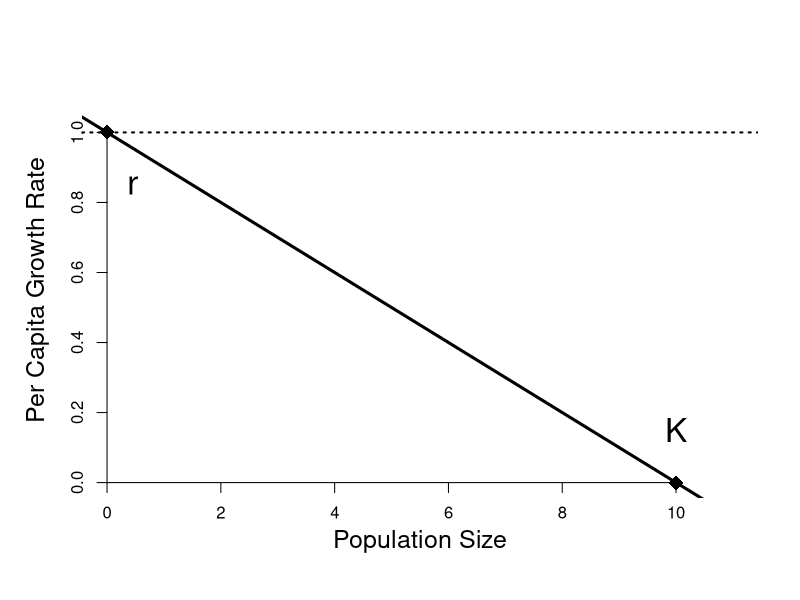
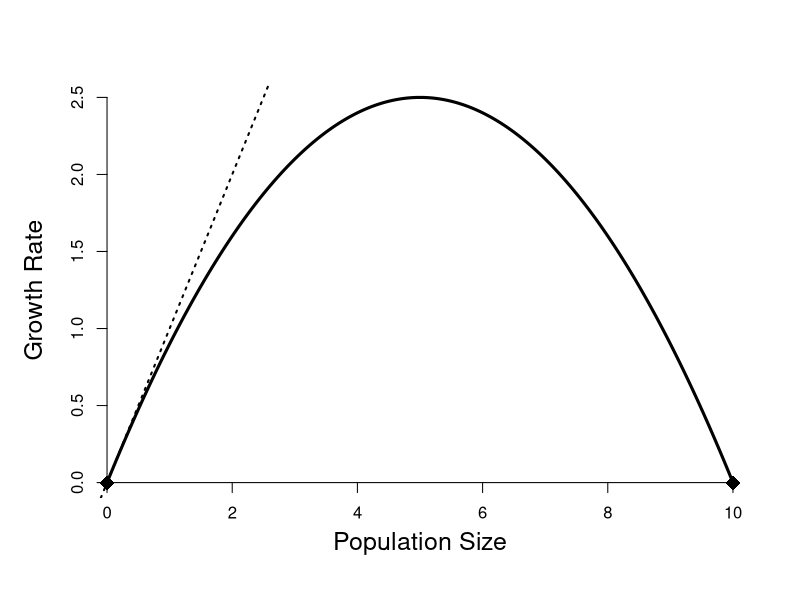
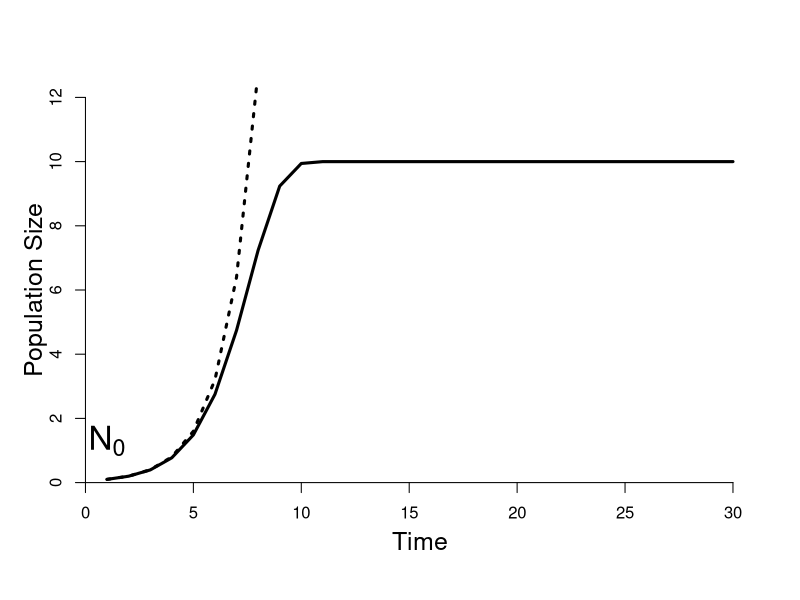
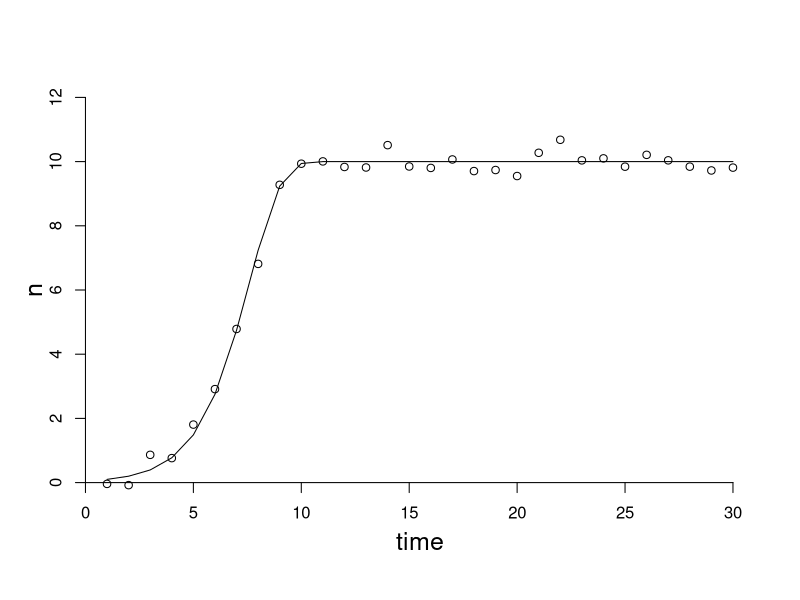
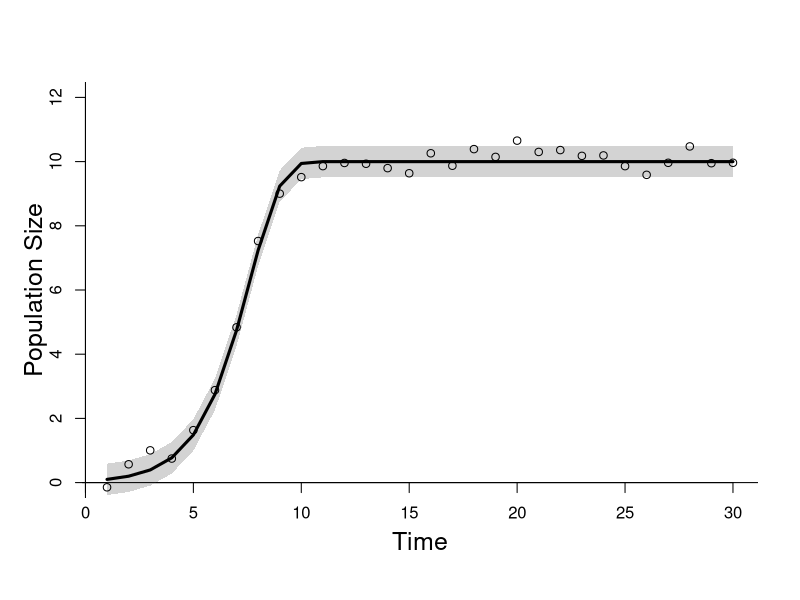
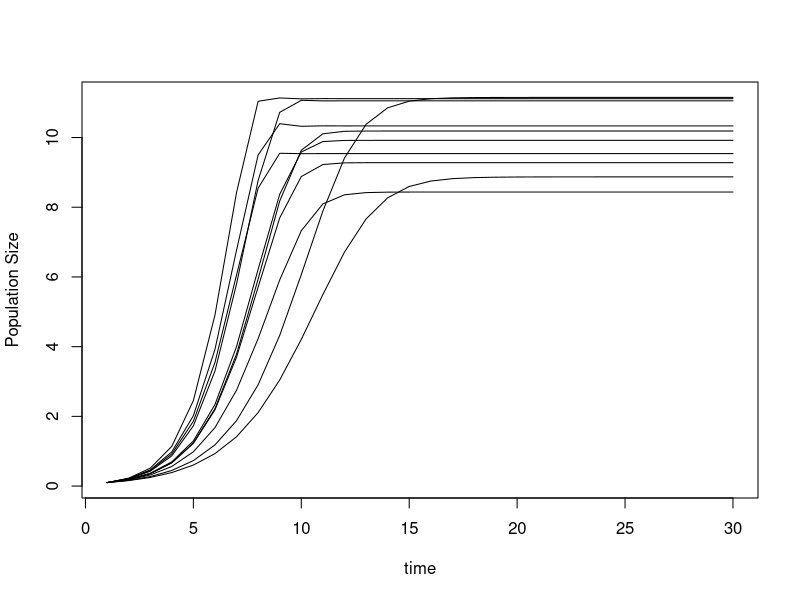
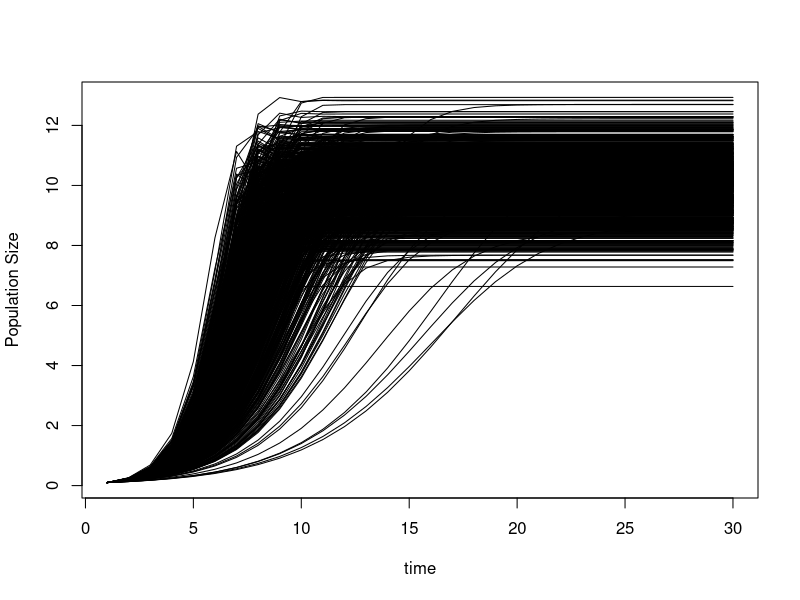
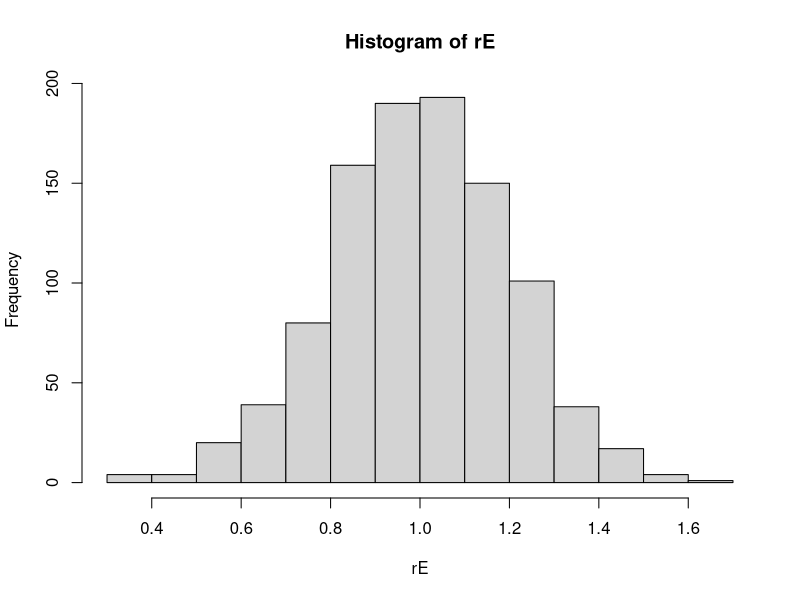

Source code (R) for these figures, in order:
## ---- chunk 1
r = 1
K = 10
n0 = .1
NT = 30
time = 1:NT

#layout(matrix(c(1,2,3,3),2,2,byrow=TRUE))
plot(c(0,K),c(r,0),pch=18,ylim=c(0,r*1.1),
     xlim=c(0,K*1.1),bty='n',xaxt="n", yaxt="n",
     ylab="Per Capita Growth Rate",
     xlab="Population Size",cex.lab=1.5,cex=2,mgp=c(1,1,0)*1.7)
axis(1, pos=0)
axis(2, pos=0)
abline(h=r,lty=3,lwd=2)
abline(a=r,b=-r/K,lwd=3)
text(0.45,0.85,"r",cex=2)
text(10,0.15,"K",cex=2)

plot0 <- function(...){
  plot(...,bty='n',xaxt="n", yaxt="n",cex.lab=1.5,cex=2,mgp=c(1,1,0)*1.8)
  axis(1, pos=0)
  axis(2, pos=0)
}
x = seq(0,K,length=500)
plot0(x,r*x*(1-x/K),lwd=3,type='l',
      xlab="Population Size",
      ylab="Growth Rate"
      )
points(c(0,K),c(0,0),pch=18,cex=2)
abline(a=0,b=r,lty=3,lwd=2)
## ---- chunk 2
n = rep(n0,NT)
ne = rep(n0,NT)
for(t in 2:NT){
  n[t] = n[t-1] + r*n[t-1]*(1-n[t-1]/K)
    ne[t] = ne[t-1] + r*ne[t-1]
}
## ---- chunk 3
plot0(time,n,ylim=c(0,12),lwd=3,type='l',
      xlab="Time",ylab="Population Size")
lines(time,ne,lty=3,lwd=3)
text(1,1.3,expression(N[0]),cex=2)
## ---- chunk 4
sd.o = 0.25
plot0(time,n,type='l',ylim=c(0,12))
points(time,n+rnorm(NT,0,sd.o))
## ---- chunk 5
ciEnvelope <- function(x,ylo,yhi,...){
  polygon(cbind(c(x, rev(x), x[1]), c(ylo, rev(yhi),
  ylo[1])), border = NA,...) 
}
plot0(time,n,type='l',ylim=c(0,12),
     xlab="Time",ylab="Population Size")
ciEnvelope(time,n-1.96*sd.o,n+1.96*sd.o,col="lightGrey")
lines(time,n,lwd=3)
points(time,n+rnorm(NT,0,sd.o))
abline(h=0,v=0)
#lines(time,n+1.96*sd.o,lty=2)
#lines(time,n-1.96*sd.o,lty=2)


## ---- chunk 6
r.sd = 0.2
K.sd = 1.0
NE = 10
## ---- chunk 7
n = matrix(n0,NE,NT)
rE = rnorm(NE,r,r.sd)
KE = rnorm(NE,K,K.sd)  ## modify later for covariance
for(i in 1:NE){
  for(t in 2:NT){
    n[i,t] = n[i,t-1] + rE[i]*n[i,t-1]*(1-n[i,t-1]/KE[i])
  }
}

yrng = range(n)
plot(time,n[1,],ylim=yrng,type='n',ylab="Population Size")
for(i in 1:NE){
  lines(time,n[i,])
}
## ---- chunk 8
NE = 1000
n = matrix(n0,NE,NT)
rE = rnorm(NE,r,r.sd)
KE = rnorm(NE,K,K.sd)  ## modify later for covariance
for(i in 1:NE){
  for(t in 2:NT){
    n[i,t] = n[i,t-1] + rE[i]*n[i,t-1]*(1-n[i,t-1]/KE[i])
  }
}
yrng = range(n)
plot(time,n[1,],ylim=yrng,type='n',ylab="Population Size")
for(i in 1:NE){
  lines(time,n[i,])
}
hist(rE)
hist(KE)
## ---- chunk 9
n.stats = apply(n,2,quantile,c(0.025,0.5,0.975))
plot(time,n.stats[2,],ylim=yrng,type='n',ylab="Population Size")
polygon(cbind(c(time, rev(time), 1), c(n.stats[1, ], rev(n.stats[3, ]),
  n.stats[1, 1])), border = NA, col = 'lightblue')
lines(time,n.stats[2,],lwd=2)
## ---- chunk 10
n.stats = apply(n,2,quantile,c(0.025,0.25,0.5,0.75,0.975))
plot(time,n.stats[2,],ylim=yrng,type='n',ylab="Population Size")
polygon(cbind(c(time, rev(time), 1), c(n.stats[1, ], rev(n.stats[5, ]),
  n.stats[1, 1])), border = NA, col = 'lightblue')
polygon(cbind(c(time, rev(time), 1), c(n.stats[2, ], rev(n.stats[4, ]),
  n.stats[2, 1])), border = NA, col = 'blue')
lines(time,n.stats[3,],lwd=4,col="purple")
## ---- chunk 11
par(mfrow=c(1,2))
plot(rE,n[,NT],ylim=yrng,ylab="Population Size")
rlm <- lm(n[,NT]~rE)
abline(rlm,col=2,lwd=4)
summary(rlm)

plot(KE,n[,NT],ylim=yrng,ylab="Population Size")
Klm <- lm(n[,NT]~KE)
abline(Klm,col=2,lwd=4)
summary(Klm)
## ---- chunk 12
par(mfrow=c(1,2))
plot(rE,n[,5],ylim=yrng,ylab="Population Size")
rlm <- lm(n[,5]~rE)
abline(rlm,col=2,lwd=4)
summary(rlm)

plot(KE,n[,5],ylim=yrng,ylab="Population Size")
Klm <- lm(n[,5]~KE)
abline(Klm,col=2,lwd=4)
summary(Klm)
## ---- chunk 13
rs <- Ks <- rr2 <- Kr2 <- 0
for(i in 1:NT){
  rlm <- lm(n[,i]~rE)
  rs[i] <- coef(rlm)[2]
  rr2[i] <- summary(rlm)$r.squared
  
  Klm <- lm(n[,i]~KE)
  Ks[i] <- coef(Klm)[2]
  Kr2[i] <- summary(Klm)$r.squared
}
par(mfrow=c(1,2))
yrng <- range(c(rs,0))
plot(time,n.stats[3,]/K*yrng[2],lwd=4,col="grey",ylim=yrng,ylab="Sensitivity",type='l')
lines(time,rs,lwd=4)

yrng <- range(c(Ks,0))
plot(time,n.stats[3,]/K*yrng[2],lwd=4,col="grey",ylim=yrng,ylab="Sensitivity",type='l')
lines(time,Ks,lwd=4)

yrng <- range(c(rr2,0))
plot(time,n.stats[3,]/K*yrng[2],lwd=4,col="grey",ylim=yrng,ylab="R-squared",type='l')
lines(time,rr2,lwd=4)

yrng <- range(c(Kr2,0))
plot(time,n.stats[3,]/K*yrng[2],lwd=4,col="grey",ylim=yrng,ylab="R-squared",type='l')
lines(time,Kr2,lwd=4)



## ---- chunk 14
hist(rE*KE/4,xlab="harvest",main="Maximum Sustainable Yield")
## ---- chunk 15
K.sd = 0.01
n = matrix(n0,NE,NT)
rE = rnorm(NE,r,r.sd)
KE = rnorm(NE,K,K.sd)  ## modify later for covariance
for(i in 1:NE){
  for(t in 2:NT){
    n[i,t] = n[i,t-1] + rE[i]*n[i,t-1]*(1-n[i,t-1]/KE[i])
  }
}
yrng = range(n)
hist(rE)
hist(KE)
n.stats = apply(n,2,quantile,c(0.025,0.5,0.975))
plot(time,n.stats[2,],ylim=yrng,type='n',ylab="Population Size")
polygon(cbind(c(time, rev(time), 1), c(n.stats[1, ], rev(n.stats[3, ]),
  n.stats[1, 1])), border = NA, col = 'lightblue')
lines(time,n.stats[2,],lwd=2)
## ---- chunk 16
r.sd = 0.2
K.sd = 1.0
NE = 5000
nr = nK = n = matrix(n0,NE,NT)
rE = rnorm(NE,r,r.sd)
KE = rnorm(NE,K,K.sd)  ## modify later for covariance
for(i in 1:NE){
  for(t in 2:NT){
    n[i,t] = n[i,t-1] + rE[i]*n[i,t-1]*(1-n[i,t-1]/KE[i])
    nr[i,t] = nr[i,t-1] + rE[i]*nr[i,t-1]*(1-nr[i,t-1]/K)
    nK[i,t] = nK[i,t-1] + r*nK[i,t-1]*(1-nK[i,t-1]/KE[i])
  }
}

layout(matrix(c(1,2,3,4,5,5),3,2,byrow=TRUE))
layout.show(5)

yrng = range(c(range(n),range(nr),range(nK)))
# r
#par(mar=c(1,4,4,2))
par(mar=c(3,4,4,2))
x = seq(min(rE),max(rE),length=500)
plot(x,dnorm(x,r,r.sd),ylab="Density",type='l',
     xlab="Intrinsic Growth Rate",
     cex.lab=1.5,main="r",bty='l',cex.main=3,mgp=c(1.8,0.5,0))
# K
x = seq(min(KE),max(KE),length=500)
plot(x,dnorm(x,K,K.sd),ylab="Density",type='l',
     xlab="Carrying Capacity",
     cex.lab=1.5,main="K",bty='l',cex.main=3,mgp=c(1.8,0.5,0))
# r interval
par(mar=c(3,4,1,2))
nr.stats = apply(nr,2,quantile,c(0.025,0.5,0.975))
plot(time,nr.stats[2,],ylim=yrng,type='n',bty='l',ylab="Population Size",cex.lab=1.5,mgp=c(1.8,0.5,0))
ciEnvelope(time,nr.stats[1,],nr.stats[3,],col="lightGrey")
lines(time,nr.stats[2,],lwd=3)

# K interval
nK.stats = apply(nK,2,quantile,c(0.025,0.5,0.975))
plot(time,nK.stats[2,],ylim=yrng,type='n',bty='l',ylab="Population Size",cex.lab=1.5,mgp=c(1.8,0.5,0))
ciEnvelope(time,nK.stats[1,],nK.stats[3,],col="lightGrey")
lines(time,nK.stats[2,],lwd=3)

# rK interval
par(mar=c(3,4,4,2)+0.1)
n.stats = apply(n,2,quantile,c(0.025,0.5,0.975))
plot(time,n.stats[2,],ylim=yrng,type='n',bty='l',ylab="Population Size",
     cex.main=2,main="r & K",cex.lab=1.5,mgp=c(1.8,0.5,0))
ciEnvelope(time,n.stats[1,],n.stats[3,],col="lightGrey")
lines(time,n.stats[2,],lwd=3)
for(i in 1:10){
  lines(time,n[i,],lty=2)
}
## ---- chunk 17
n0=1
n.sd = 0.25
n = rep(n0,NT)
for(t in 2:NT){
  n[t] = n[t-1] + r*n[t-1]*(1-n[t-1]/K) + rnorm(1,0,n.sd)
}
plot(time,n,type='l',ylab="Population Size")
## ---- chunk 18
NE = 1000
n = matrix(n0,NE,NT)
for(i in 1:NE){
  for(t in 2:NT){
    n[i,t] = n[i,t-1] + r*n[i,t-1]*(1-n[i,t-1]/K) + rnorm(1,0,n.sd)
  }
}
yrng = range(n)
plot(time,n[1,],ylim=yrng,type='n',ylab="Population Size")
for(i in 1:10){
  lines(time,n[i,])
}
n.stats = apply(n,2,quantile,c(0.025,0.5,0.975))
plot(time,n.stats[2,],ylim=yrng,type='n',bty='l',mgp=c(1.8,0.5,0),
     xlab="Time",ylab="Population Size",cex.lab=1.5)
polygon(cbind(c(time, rev(time), 1), c(n.stats[1, ], rev(n.stats[3, ]),
  n.stats[1, 1])), border = NA, col = 'lightblue')
lines(time,n.stats[2,],lwd=2)
for(i in 1:3){
  lines(time,n[i,],lty=3,lwd=2)
}
n.add = n
## ---- chunk 19
r.sd = 0.2
K.sd = 1.0
n = rep(n0,NT)
for(t in 2:NT){  
  rt = rnorm(1,r,r.sd)
  Kt = rnorm(1,K,K.sd)
  n[t] = n[t-1] + rt*n[t-1]*(1-n[t-1]/Kt)
}
plot(time,n,type='l',ylab="Population Size")
## ---- chunk 20
NE = 1000
n1 = n2 = matrix(n0,NE,NT)
for(i in 1:NE){
  for(t in 2:NT){
    rt = max(c(rnorm(1,r,r.sd),0.001))
    Kt = rnorm(1,K,K.sd)
    n1[i,t] = n1[i,t-1] + r*n1[i,t-1]*(1-n1[i,t-1]/K) + rnorm(1,0,n.sd)
    n2[i,t] = n2[i,t-1] + rt*n2[i,t-1]*(1-n2[i,t-1]/Kt)
  }
}
yrng = range(n2,na.rm=TRUE)
#print(yrng)
plot(time,n2[1,],ylim=yrng,type='n',ylab="Population Size")
for(i in 1:10){
  lines(time,n2[i,])
}
n2.stats = apply(n2,2,quantile,c(0.025,0.5,0.975))
n1.stats = apply(n1,2,quantile,c(0.025,0.5,0.975))
plot(time,n2.stats[2,],ylim=yrng,type='n',ylab="Population Size")
polygon(cbind(c(time, rev(time), 1), c(n1.stats[1, ], rev(n1.stats[3, ]),
  n1.stats[1, 1])), border = NA, col = 'lightgreen')
tlb = rgb(173,216,230,100,maxColorValue = 255)
polygon(cbind(c(time, rev(time), 1), c(n2.stats[1, ], rev(n2.stats[3, ]),
  n2.stats[1, 1])), border = NA, col = tlb)
lines(time,n2.stats[2,],lwd=2)
lines(time,n1.stats[2,],lwd=2,col="green")

## two panel version
par(mfrow=c(2,1))
plot(time,n2.stats[2,],ylim=yrng,type='n',
     xlab="Time",ylab="Population Size",bty='l',
     cex.main=2,main="Additive Variability",cex.lab=1.5,mgp=c(1.8,0.5,0))
polygon(cbind(c(time, rev(time), 1), c(n1.stats[1, ], rev(n1.stats[3, ]),
  n1.stats[1, 1])), border = NA, col = 'lightgrey')
lines(time,n1.stats[2,],lwd=3)
for(i in 1:3){
  lines(time,n1[i,],lty=3,lwd=2)
}
plot(time,n2.stats[2,],ylim=yrng,type='n',
     xlab="Time",ylab="Population Size",bty='l',
     cex.main=2,main="Parameter Variability",cex.lab=1.5,mgp=c(1.8,0.5,0))
polygon(cbind(c(time, rev(time), 1), c(n2.stats[1, ], rev(n2.stats[3, ]),
  n2.stats[1, 1])), border = NA, col = tlb)
lines(time,n2.stats[2,],lwd=2)
for(i in 1:3){
  lines(time,n2[i,],lty=3,lwd=2)
}
par(mfrow=c(1,1))
## ---- chunk 21
r = 0.3
r.sd = 0.05
K.sd = 1.5
rho = 0.9
NT = 100
time = 1:NT
rt = r; Kt = K
n = rep(n0,NT)
for(t in 2:NT){  
  rt = rnorm(1,r*(1-rho)+rt*rho,r.sd)
  Kt[t] = rnorm(1,K*(1-rho)+Kt[t-1]*rho,K.sd)
  n[t] = n[t-1] + rt*n[t-1]*(1-n[t-1]/Kt[t])
}
plot(time,n,type='l',lwd=3,ylab="Population Size")
lines(time,Kt,col=3,lty=2,lwd=3)
legend("bottomright",legend=c("N","K"),col=c(1,3),lty=1:2,lwd=3)
## ---- chunk 22
p.dist = 0.05
n0 = 1
r = .3
K = 10
NT = 30
time = 1:NT
NE = 10000
n = matrix(n0,NE,NT)
for(i in 1:NE){
  for(t in 2:NT){
    n[i,t] = n[i,t-1] + r*n[i,t-1]*(1-n[i,t-1]/K)
    if(rbinom(1,1,p.dist)) n[i,t] = n0
  }
}

plot(time,n[1,],type='l',ylab="Population Size")
plot(time,n[1,],type='l',ylim=range(n),ylab="Population Size")
for(i in 2:min(c(NE,50))){
  lines(time,n[i,])
}

plot(time,n[1,],pch=".",ylim=range(n),ylab="Population Size")
for(i in 2:min(c(NE,100))){
  points(time,jitter(n[i,],amount=0.1),pch=".")
}

hist(n[,NT])
hist(n[,(NT/2):NT],probability=TRUE)

x = n[,(NT/2):NT]
sum(x==n0)/length(x)

yrng = range(n)
n.stats = apply(n,2,quantile,c(0.025,0.5,0.975))
plot(time,n.stats[2,],ylim=yrng,type='n',
     xlab="Time",ylab="Population Size",bty='l',
     cex.main=2,main="Disturbance",cex.lab=1.5,mgp=c(1.8,0.5,0))
polygon(cbind(c(time, rev(time), 1), c(n.stats[1, ], rev(n.stats[3, ]),
  n.stats[1, 1])), border = NA, col = 'lightgrey')
lines(time,n.stats[2,],lwd=3)
for(i in sample(1:NE,5)){
  lines(time,n[i,],lwd=1.5,lty=3)
}

n.dens = matrix(0,NT,K)
N = 1:K
for(i in 1:NT){
  h = hist(n[,i],breaks=0:10,plot=FALSE)
  n.dens[i,] = h$counts
  }
image(time,N,n.dens,col=heat.colors(25))
image(time,N,log(n.dens),col=heat.colors(25))

plot(time,n.dens[,10]/NE,type='l',ylab="Population Size")
for(i in 1:9) lines(time, n.dens[,i]/NE,col=i)
## ---- chunk 23
r = 0.3
n0.sd = 0.6
n0s = rlnorm(NE,log(n0),n0.sd)
hist(n0s)
n = matrix(n0s,NE,NT)
for(i in 1:NE){
  for(t in 2:NT){
    n[i,t] = n[i,t-1] + r*n[i,t-1]*(1-n[i,t-1]/K)
  }
}
yrng = range(n)
plot(time,n[1,],ylim=yrng,type='n',ylab="Population Size")
for(i in 1:10){
  lines(time,n[i,])
}
n.stats = apply(n,2,quantile,c(0.025,0.5,0.975))
plot(time,n.stats[2,],ylim=yrng,type='n',
     xlab="Time",ylab="Population Size",bty='l',
     cex.main=1.7,main="Initial Conditions",cex.lab=1.5,mgp=c(1.8,0.5,0))
polygon(cbind(c(time, rev(time), 1), c(n.stats[1, ], rev(n.stats[3, ]),
  n.stats[1, 1])), border = NA, col = 'lightgrey')
lines(time,n.stats[2,],lwd=3)
for(i in sample(1:NE,10)){
  lines(time,n[i,],lwd=1.5,lty=3)
}
## ---- chunk 24
r=2.8
n0=0.1
n = rep(n0,NT)
for(t in 2:NT){
  n[t] = n[t-1] + r*n[t-1]*(1-n[t-1]/K)
}
plot(time,n,type='l',ylab="Population Size")
## ---- chunk 25
n0.sd = 0.3
n0s = rlnorm(NE,log(n0),n0.sd)
hist(n0s)
n = matrix(n0s,NE,NT)
for(i in 1:NE){
  for(t in 2:NT){
    n[i,t] = n[i,t-1] + r*n[i,t-1]*(1-n[i,t-1]/K)
  }
}
yrng = range(n)
plot(time,n[1,],ylim=yrng,type='n',ylab="Population Size")
for(i in 1:10){
  lines(time,n[i,])
}
n.stats = apply(n,2,quantile,c(0.025,0.5,0.975))
plot(time,n.stats[2,],ylim=yrng,type='n',ylab="Population Size")
polygon(cbind(c(time, rev(time), 1), c(n.stats[1, ], rev(n.stats[3, ]),
  n.stats[1, 1])), border = NA, col = 'lightblue')
lines(time,n.stats[2,],lwd=2)
hist(n[,NT])
## ---- chunk 26
n0=9
n0.sd = 0.001
n0s = rlnorm(NE,log(n0),n0.sd)
hist(n0s)
n = matrix(n0s,NE,NT)
for(i in 1:NE){
  for(t in 2:NT){
    n[i,t] = n[i,t-1] + r*n[i,t-1]*(1-n[i,t-1]/K)
  }
}
yrng = range(n)
#plot(time,n[1,],ylim=yrng,type='n')
#for(i in 1:10){
#  lines(time,n[i,])
#}
n.stats = apply(n,2,quantile,c(0.025,0.5,0.975))
plot(time,n.stats[2,],ylim=yrng,type='n',ylab="Population Size")
polygon(cbind(c(time, rev(time), 1), c(n.stats[1, ], rev(n.stats[3, ]),
  n.stats[1, 1])), border = NA, col = 'lightblue')
lines(time,n.stats[2,],lwd=2)
div = n[1,]-n[2,]
## ---- chunk 27
n0=9
n0.sd = 0.03
n0s = rlnorm(NE,log(n0),n0.sd)
hist(n0s)
n = matrix(n0s,NE,NT)
for(i in 1:NE){
  for(t in 2:NT){
    n[i,t] = n[i,t-1] + r*n[i,t-1]*(1-n[i,t-1]/K)
  }
}
yrng = range(n)
#plot(time,n[1,],ylim=yrng,type='n')
#for(i in 1:10){
#  lines(time,n[i,])
#}
n2.stats = n.stats
n.stats = apply(n,2,quantile,c(0.025,0.5,0.975))
plot(time,n.stats[2,],ylim=yrng,type='n',ylab="Population Size")
polygon(cbind(c(time, rev(time), 1), c(n.stats[1, ], rev(n.stats[3, ]),
  n.stats[1, 1])), border = NA, col = 'lightgreen')
polygon(cbind(c(time, rev(time), 1), c(n2.stats[1, ], rev(n2.stats[3, ]),
  n2.stats[1, 1])), border = NA, col = 'lightblue')
lines(time,n.stats[2,],lwd=3,col="green4")
lines(time,n2.stats[2,],lwd=2)
legend("bottomright",legend=c(0.05,0.01),lty=1,col=c("lightgreen","lightblue"),lwd=15,cex=1.5)

layout(matrix(c(1,1,2,3),2,2,byrow=TRUE))
#one ensemble member
r=2.8
n0=9.0001
n = rep(n0,NT)
for(t in 2:NT){
  n[t] = n[t-1] + r*n[t-1]*(1-n[t-1]/K)
}
plot(time,n,type='l',lwd=3,
     xlab="Time",ylab="Population Size",bty='l',
     cex.main=1.7,main="r = 2.8",cex.lab=1.5,mgp=c(1.8,0.5,0))
# divergence

#CI from moderate IC variability
plot(time,n.stats[2,],ylim=yrng,type='n',
     xlab="Time",ylab="Population Size",bty='l',
     cex.main=1.7,main="sd = 0.03",cex.lab=1.5,mgp=c(1.8,0.5,0))
polygon(cbind(c(time, rev(time), 1), c(n.stats[1, ], rev(n.stats[3, ]),
  n.stats[1, 1])), border = NA, col = 'lightgrey')
lines(time,n.stats[2,],lwd=3)

#CI from tiny IC variability
plot(time,n.stats[2,],ylim=yrng,type='n',
     xlab="Time",ylab="Population Size",bty='l',
     cex.main=1.7,main="sd = 0.001",cex.lab=1.5,mgp=c(1.8,0.5,0))
polygon(cbind(c(time, rev(time), 1), c(n2.stats[1, ], rev(n2.stats[3, ]),
  n2.stats[1, 1])), border = NA, col = 'lightgrey')
lines(time,n2.stats[2,],lwd=3)




## ---- chunk 28
r=2.8
K=10
n0=9.01
sd.o = 0.25
n.true = rep(n0,NT)
for(t in 2:NT){
  n.true[t] = n.true[t-1] + r*n.true[t-1]*(1-n.true[t-1]/K)
}
n.obs = rnorm(NT,n.true,sd.o)
plot(time,n.true,type='l',ylab="Population Size")
points(time,n.obs,pch=18)
legend("bottomright",legend=c("True","Obs"),lty=1:0,pch=c(NA,18),lwd=2)
## ---- chunk 29
n0.sd = 0.01
n0s = rlnorm(NE,log(n0),n0.sd)
ne = matrix(n0s,NE,NT)
for(i in 1:NE){
  for(t in 2:NT){
    ne[i,t] = ne[i,t-1] + r*ne[i,t-1]*(1-ne[i,t-1]/K)
  }
}
yrng = range(ne)
n.stats = apply(ne,2,quantile,c(0.025,0.5,0.975))

## initial ensemble
ens = matrix(NA,NT*2+1,NE)
ens[1,] = rlnorm(NE,log(n0),n0.sd)
Xae = Pae = 0
Xfe = mean(ens[1,])
Pfe = var(ens[1,])
for(i in 1:NT){
  
  ##Approximate forecast with Normal
  k = 2*(i-1)+1
  Xfe[i] = mean(ens[k,])
  Pfe[i] = var(ens[k,])
  
  ## analysis step: combine previous forecast with observed data
  H <- matrix(1,ncol=1)
  Kg <- Pfe[i] * t(H) %*% solve(H%*%Pfe[i]%*%t(H) + sd.o)
  Xae[i] <- Xfe[i] + Kg*(n.obs[i] - Xfe[i]) 
  Pae[i] <- (1-Kg %*% H)*Pfe[i]    
  
  ## generate new ensemble
  ens[k+1,] = rnorm(NE,Xae[i],sqrt(Pae[i]))
  
  ## Forecast step: predict to next step from current
  ens[k+2,] = ens[k+1,] + r*ens[k+1,]*(1-ens[k+1,]/K)

#  Xfe[i+1] = m*Xa[i] + beta[2]
#  Pfe[i+1] = q + m*Pa[i]*m
  
}
fx = ens[2*(1:NT)-1,]
fx.stats = apply(fx,1,quantile,c(0.025,0.5,0.975))
plot(time,fx.stats[2,],col="blue",ylim=yrng,type='n',ylab="Population Size")
polygon(cbind(c(time, rev(time), 1), c(n.stats[1, ], rev(n.stats[3, ]),
  n.stats[1, 1])), border = NA, col = 'lightblue')
polygon(cbind(c(time, rev(time), 1), c(fx.stats[1, ], rev(fx.stats[3, ]),
  fx.stats[1, 1])), border = NA, col = 'lightgreen')
#lines(time,fx.stats[2,],lwd=4,col="green4")
#lines(time,n.stats[2,],lwd=2,col="blue4")
lines(time,n.true,type='l',lwd=2)
points(time,n.obs,pch=18,col=2)
legend("bottomright",legend=c("True","Obs","EnKF","Model"),lty=c(1,0,1,1),col=c(1,2,"lightgreen","lightblue"),lwd=c(1,NA,15,15),cex=1.25,pch=c(NA,18,NA,NA))
## ---- chunk 30
p.dist = 0 #0.05
n0 = 1
r = .3
K = 10
n.sd = 0.35
NT = 100
time = 1:NT
NE = 1
n = matrix(n0,NE,NT)
for(i in 1:NE){
  for(t in 2:NT){
    n[i,t] = n[i,t-1] + r*n[i,t-1]*(1-n[i,t-1]/K) + rnorm(1,0,n.sd)
    if(rbinom(1,1,p.dist)) n[i,t] = abs(rnorm(1,n0,0.5))
  }
}

#plot(time,n[1,],type='l',ylab="Population Size")
plot(time,n[1,],type='l',ylim=range(n),ylab="Population Size",lwd=3)
obs.sd = 0.5
n.true=n[1,]
n.obs = rnorm(NT,n.true,obs.sd)
points(time,n.obs,pch=18,col=2,cex=1.5)
na.seq = 1:NT; na.seq=na.seq[-seq(1,NT,by=5)]
n.fia = n.obs;n.fia[na.seq] <- NA
points(time,n.fia,pch=18,col="blue",cex=2)
## ---- chunk 31
n0.sd = n.sd
NE = 1000
n0s = rlnorm(NE,log(n0),n0.sd)
ne = matrix(n0s,NE,NT)
for(i in 1:NE){
  for(t in 2:NT){
    ne[i,t] = abs(ne[i,t-1] + r*ne[i,t-1]*(1-ne[i,t-1]/K) + rnorm(1,0,n.sd))
    if(rbinom(1,1,p.dist)) ne[i,t] = abs(rnorm(1,n0,0.5))
  }
}
yrng = range(ne)
n.stats = apply(ne,2,quantile,c(0.025,0.5,0.975))

## initial ensemble
ens = matrix(NA,NT*2+1,NE)
ens[1,] = rlnorm(NE,log(n0),n0.sd)
Xae = Pae = 0
Xfe = mean(ens[1,])
Pfe = var(ens[1,])
for(i in 1:NT){
  
  ##Approximate forecast with Normal
  k = 2*(i-1)+1
  Xfe[i] = mean(ens[k,])
  Pfe[i] = var(ens[k,])
  
  ## analysis step: combine previous forecast with observed data
  H <- matrix(1,ncol=1)
  Kg <- Pfe[i] * t(H) %*% solve(H%*%Pfe[i]%*%t(H) + obs.sd)
  if(!is.na(n.obs[i])){
    Xae[i] <- Xfe[i] + Kg*(n.obs[i] - Xfe[i]) 
  }else{
    Xae[i] <- Xfe[i]
  }
  Pae[i] <- (1-Kg %*% H)*Pfe[i]    
  
  ## generate new ensemble
  ens[k+1,] = rnorm(NE,Xae[i],sqrt(Pae[i]))
  
  ## Forecast step: predict to next step from current
  ens[k+2,] = ens[k+1,] + r*ens[k+1,]*(1-ens[k+1,]/K) + rnorm(NE,0,n.sd) 
  disturbed = as.logical(rbinom(NE,1,p.dist))
  ens[k+2,disturbed] = abs(rnorm(sum(disturbed),n0,0.5)) ## disturbance

#  Xfe[i+1] = m*Xa[i] + beta[2]
#  Pfe[i+1] = q + m*Pa[i]*m
  
}
fx = ens[2*(1:NT)-1,]
fx.stats = apply(fx,1,quantile,c(0.025,0.25,0.5,0.75,0.975))
plot(time,fx.stats[5,],col="blue",ylim=yrng,type='n',ylab="Population Size",cex.lab=1.5)
polygon(cbind(c(time, rev(time), 1), c(n.stats[1, ], rev(n.stats[3, ]),
  n.stats[1, 1])), border = NA, col = 'lightblue')
polygon(cbind(c(time, rev(time), 1), c(fx.stats[1, ], rev(fx.stats[5, ]),
  fx.stats[1, 1])), border = NA, col = 'lightgreen')
polygon(cbind(c(time, rev(time), 1), c(fx.stats[2, ], rev(fx.stats[4, ]),
  fx.stats[2, 1])), border = NA, col = 'green4')
#lines(time[-NT],fx.stats[2,-1],lwd=4,col="green")
lines(time,n.stats[2,],lwd=2,col="blue4")
lines(time,n.true,type='l',lwd=2)
points(time,n.obs,pch=18,col=2)
legend("topleft",legend=c("True","Obs","95%","IQR","Model"),lty=c(1,0,1,1,1),col=c(1,2,"lightgreen","green4","lightblue"),lwd=c(1,NA,15,15,15),cex=1.2,pch=c(NA,18,NA,NA,NA))
## ---- chunk 32
p.dist = 0.05
n0 = 1
r = .3
K = 10
NT = 30
time = 1:NT
NE = 1000
n = matrix(n0,NE,NT)
for(i in 1:NE){
  for(t in 2:NT){
    n[i,t] = n[i,t-1] + r*n[i,t-1]*(1-n[i,t-1]/K)
    if(rbinom(1,1,p.dist)) n[i,t] = n0
  }
}

plot(time,n[1,],type='l',ylab="Population Size")
plot(time,n[1,],type='l',ylim=range(n),ylab="Population Size")
for(i in 2:min(c(NE,50))){
  lines(time,n[i,])
}

plot(time,n[1,],pch=".",ylim=range(n),ylab="Population Size")
for(i in 2:min(c(NE,100))){
  points(time,jitter(n[i,],amount=0.1),pch=".")
}

hist(n[,NT])
hist(n[,(NT/2):NT],probability=TRUE)

x = n[,(NT/2):NT]
sum(x==n0)/length(x)

n.stats = apply(n,2,quantile,c(0.025,0.5,0.975))
plot(time,n.stats[2,],ylim=yrng,type='n',ylab="Population Size")
polygon(cbind(c(time, rev(time), 1), c(n.stats[1, ], rev(n.stats[3, ]),
  n.stats[1, 1])), border = NA, col = 'lightgreen')

n.dens = matrix(0,NT,K)
N = 1:K
for(i in 1:NT){
  h = hist(n[,i],breaks=0:10,plot=FALSE)
  n.dens[i,] = h$counts
  }
image(time,N,n.dens,col=heat.colors(25))
image(time,N,log(n.dens),col=heat.colors(25))

plot(time,n.dens[,10]/NE,type='l',ylab="Population Size")
for(i in 1:9) lines(time, n.dens[,i]/NE,col=i)
